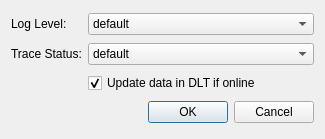
<?xml version="1.0" encoding="UTF-8"?>
<ui version="4.0">
 <class>MultipleContextDialog</class>
 <widget class="QDialog" name="MultipleContextDialog">
  <property name="geometry">
   <rect>
    <x>0</x>
    <y>0</y>
    <width>325</width>
    <height>139</height>
   </rect>
  </property>
  <property name="windowTitle">
   <string>Multiple Context Configuration</string>
  </property>
  <property name="windowIcon">
   <iconset resource="resource.qrc">
    <normaloff>:/icons/png/face-glasses.png</normaloff>:/icons/png/face-glasses.png</iconset>
  </property>
  <property name="windowFilePath">
   <string/>
  </property>
  <layout class="QGridLayout" name="gridLayout_2">
   <item row="0" column="0">
    <widget class="QLabel" name="label">
     <property name="text">
      <string>Log Level:</string>
     </property>
    </widget>
   </item>
   <item row="1" column="0">
    <widget class="QLabel" name="label_2">
     <property name="text">
      <string>Trace Status:</string>
     </property>
    </widget>
   </item>
   <item row="0" column="1">
    <widget class="QComboBox" name="loglevelComboBox">
     <item>
      <property name="text">
       <string>default</string>
      </property>
     </item>
     <item>
      <property name="text">
       <string>off</string>
      </property>
     </item>
     <item>
      <property name="text">
       <string>fatal</string>
      </property>
     </item>
     <item>
      <property name="text">
       <string>error</string>
      </property>
     </item>
     <item>
      <property name="text">
       <string>warn</string>
      </property>
     </item>
     <item>
      <property name="text">
       <string>info</string>
      </property>
     </item>
     <item>
      <property name="text">
       <string>debug</string>
      </property>
     </item>
     <item>
      <property name="text">
       <string>verbose</string>
      </property>
     </item>
    </widget>
   </item>
   <item row="1" column="1">
    <widget class="QComboBox" name="tracestatusComboBox">
     <item>
      <property name="text">
       <string>default</string>
      </property>
     </item>
     <item>
      <property name="text">
       <string>off</string>
      </property>
     </item>
     <item>
      <property name="text">
       <string>on</string>
      </property>
     </item>
    </widget>
   </item>
   <item row="3" column="1">
    <widget class="QDialogButtonBox" name="buttonBox">
     <property name="orientation">
      <enum>Qt::Horizontal</enum>
     </property>
     <property name="standardButtons">
      <set>QDialogButtonBox::Cancel|QDialogButtonBox::Ok</set>
     </property>
    </widget>
   </item>
   <item row="2" column="1">
    <widget class="QCheckBox" name="updateCheckBox">
     <property name="text">
      <string>Update data in DLT if online</string>
     </property>
     <property name="checked">
      <bool>true</bool>
     </property>
    </widget>
   </item>
  </layout>
 </widget>
 <resources>
  <include location="resource.qrc"/>
 </resources>
 <connections>
  <connection>
   <sender>buttonBox</sender>
   <signal>accepted()</signal>
   <receiver>MultipleContextDialog</receiver>
   <slot>accept()</slot>
   <hints>
    <hint type="sourcelabel">
     <x>248</x>
     <y>254</y>
    </hint>
    <hint type="destinationlabel">
     <x>157</x>
     <y>274</y>
    </hint>
   </hints>
  </connection>
  <connection>
   <sender>buttonBox</sender>
   <signal>rejected()</signal>
   <receiver>MultipleContextDialog</receiver>
   <slot>reject()</slot>
   <hints>
    <hint type="sourcelabel">
     <x>316</x>
     <y>260</y>
    </hint>
    <hint type="destinationlabel">
     <x>286</x>
     <y>274</y>
    </hint>
   </hints>
  </connection>
 </connections>
</ui>
